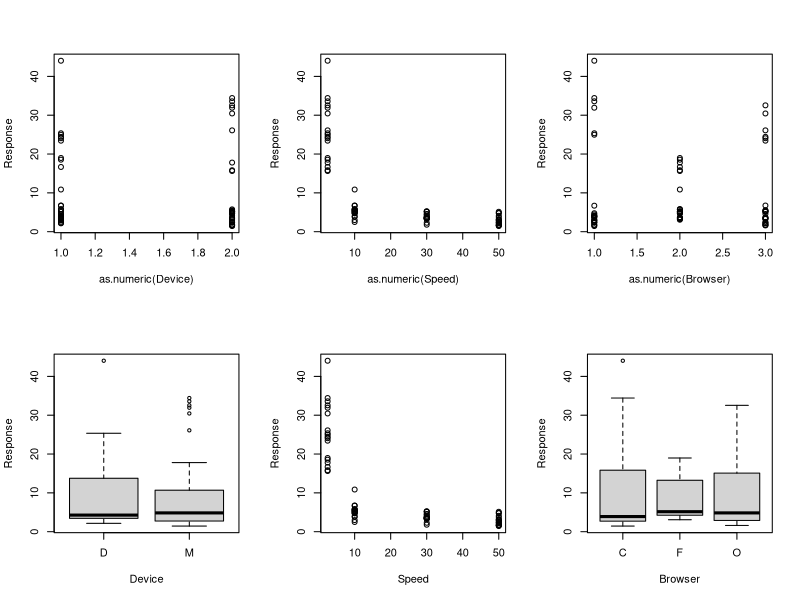

Recreate this plot in R. (Note: this script raises an error after producing the figure.)
## ---- chunk 1
df = read.csv("df.csv")
# remove point 8
# df <- df[-8,]

# Do initial Analysis and fit model
Response = c(df$Replicate.1,df$Replicate.2,df$Replicate.3)

# Change Speed to original speed numbers
df$Speed_f=as.factor(df$Speed)

df$Speed[df$Speed_f==1]=50
df$Speed[df$Speed_f==2]=30
df$Speed[df$Speed_f==3]=10
df$Speed[df$Speed_f==4]=2.5

df

# With the new df (We don't remove run 8)
df$Device = as.factor(df$Device)
df$Browser = as.factor(df$Browser)
new_df = 
data.frame(Device = rep(df$Device,3),
Speed = rep(df$Speed,3),
Browser = rep(df$Browser,3),
Response,
replicate = as.factor(c(rep(1,24),rep(2,24),rep(3,24))))


par(mfrow=c(2,3))
plot(data= new_df, Response~ as.numeric(Device) + as.numeric(Speed)+as.numeric(Browser))
plot(data= new_df, Response~ (Device) + (Speed)+(Browser))
par(mfrow=c(1,1))
m1 <-lm(data=new_df, Response~Device + Speed + Browser +
          Device:Speed + Device:Browser + Speed:Browser +
          replicate)
summary(m1)

anova(m1)

## ---- chunk 2
library(MASS)


# Box-Cox Transformation
boxcox(m1, plotit=T)
boxcox(m1, plotit=T, lambda = seq(0, 0.8, by=0.1))

# To see the exact best lambda:
lmod1_bc <- boxcox(m1)
lambda <- lmod1_bc$x[which.max(lmod1_bc$y)]
lambda

#2. We see the best lambda is 0.3030303, round to 0.3. Create a new transformed response using Box-Cox
lambda <- 0.3
Response_t <- (Response^lambda - 1) / lambda
## ---- chunk 3
# Re-do all analysis with transformed y
                                                                                   
# After removing 8, only has 17 rows
# Set variables to factors
df$Device = as.factor(df$Device)
df$Browser = as.factor(df$Browser)

# Create a new dataframe with the variables and transformed response
new_df = 
data.frame(Device = rep(df$Device,3),
Speed = rep(df$Speed,3),
Speed_f = rep(df$Speed_f,3),
Browser = rep(df$Browser,3),
Response_t,
replicate = as.factor(c(rep(1,24),rep(2,24),rep(3,24))))

# Plot
par(mfrow=c(2,3))
plot(data= new_df, Response_t~ as.numeric(Device) + as.numeric(Speed)+as.numeric(Browser))
plot(data= new_df, Response_t~ (Device) + (Speed)+(Browser))
par(mfrow=c(1,1))
m1 <-lm(data=new_df, Response_t~(Device + Speed + Browser)^2 + replicate)
summary(m1)

anova(m1)

# Cook's distance
plot(m1,4)
# Residual vs Fitted
plot(m1)

# Interaction plots
y_bar = (df$Replicate.1 + df$Replicate.2 + df$Replicate.3)/3
interaction.plot(df$Device, df$Speed, y_bar)
interaction.plot(df$Device, df$Browser, y_bar)
interaction.plot(df$Browser, df$Speed, y_bar)
## ---- chunk 4
# Tukey doesn't work with numeric factor
#plot(TukeyHSD(aov(m1)))

#TukeyHSD(aov(m1))
